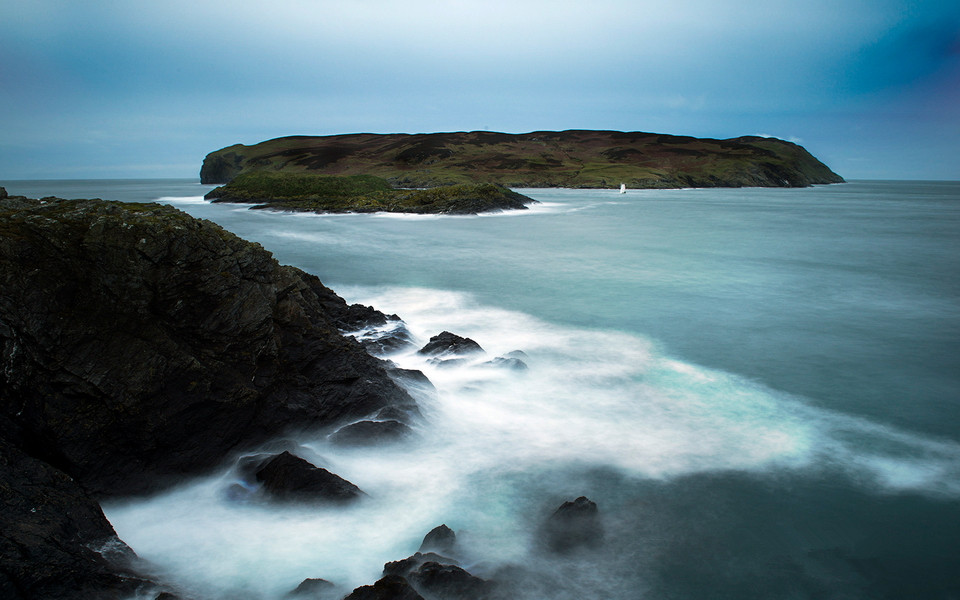
#> input picture KnowledgeMapping/PIL_OpenCV_Exp/opencvCode/45.jpg, 960 x 600 px
$ python '15-仿射变换.py'
#> lines starting #> are read from the running program, lines starting #| are printed output that depends on the picture
import cv2
import numpy as np
from matplotlib import pyplot as plt

img = cv2.imread('45.jpg')
#> img is the input picture: shape (600, 960, 3); mean B, G, R 132.4, 122.1, 94.8
rows, cols, ch = img.shape
#> rows = 600; cols = 960; ch = 3

# 在原图中找三个点  在仿射变换中，原图中所有平行线在结果图像中同样平行
pts1 = np.float32([[50, 50], [200, 50], [50, 200]])
pts2 = np.float32([[10, 100], [200, 50], [100, 250]])
# 行，列，通道数
M = cv2.getAffineTransform(pts1, pts2)
dst = cv2.warpAffine(img, M, (cols, rows))
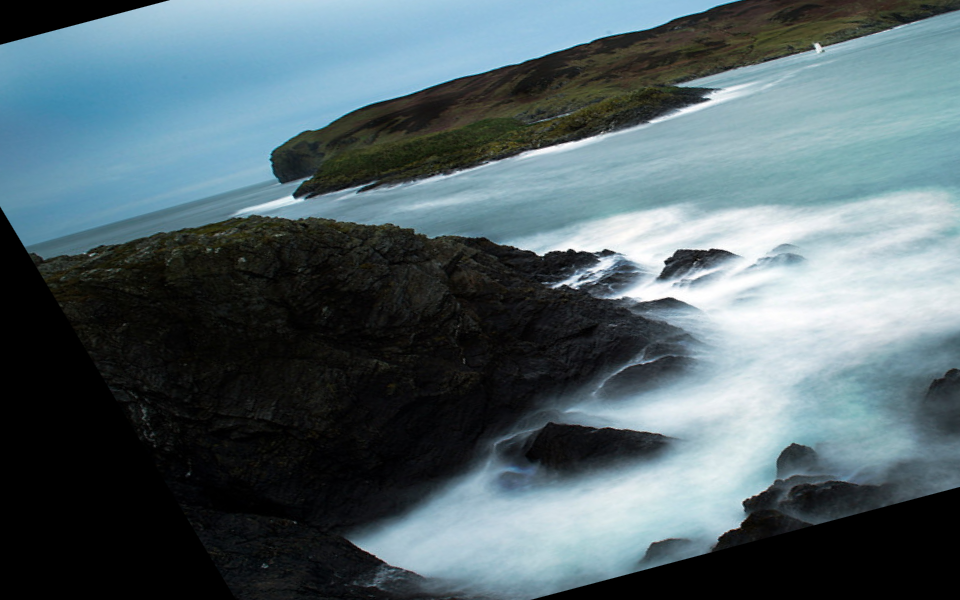
#> dst: shape (600, 960, 3); mean B, G, R 106.9, 100.9, 83.7

cv2.imshow('res', dst)
cv2.waitKey(0)
cv2.destroyAllWindows()

# plt.subplot(121, plt.imshow(img), plt.title('Input'))
# plt.subplot(121, plt.imshow(img), plt.title('output'))
# plt.show()

$ run again, with KnowledgeMapping/PIL_OpenCV_Exp/opencvCode/46.jpg copied over KnowledgeMapping/PIL_OpenCV_Exp/opencvCode/45.jpg
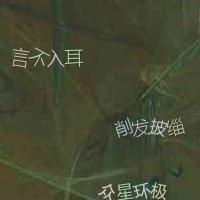
#> input picture KnowledgeMapping/PIL_OpenCV_Exp/opencvCode/46.jpg, 200 x 200 px
#> img is the input picture: shape (200, 200, 3); mean B, G, R 51.1, 73.8, 69.7
#> `dst = cv2.warpAffine(img, M, (cols, rows))`:
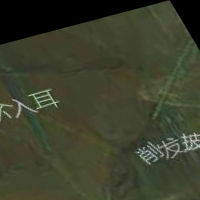
#> dst: shape (200, 200, 3); mean B, G, R 44.2, 63.5, 59.5

$ run again, with KnowledgeMapping/PIL_OpenCV_Exp/opencvCode/47.jpg copied over KnowledgeMapping/PIL_OpenCV_Exp/opencvCode/45.jpg
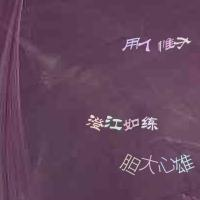
#> input picture KnowledgeMapping/PIL_OpenCV_Exp/opencvCode/47.jpg, 200 x 200 px
#> img is the input picture: shape (200, 200, 3); mean B, G, R 92.5, 69.2, 100.6
#> `dst = cv2.warpAffine(img, M, (cols, rows))`:
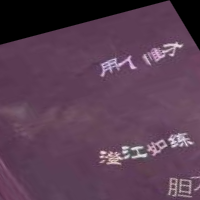
#> dst: shape (200, 200, 3); mean B, G, R 82.5, 62.2, 89.6

$ run again, with KnowledgeMapping/PIL_OpenCV_Exp/opencvCode/48.jpg copied over KnowledgeMapping/PIL_OpenCV_Exp/opencvCode/45.jpg
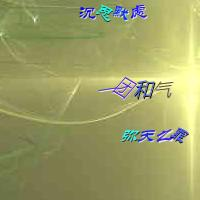
#> input picture KnowledgeMapping/PIL_OpenCV_Exp/opencvCode/48.jpg, 200 x 200 px
#> img is the input picture: shape (200, 200, 3); mean B, G, R 102, 158.6, 156.6
#> `dst = cv2.warpAffine(img, M, (cols, rows))`:
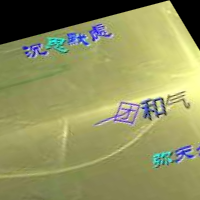
#> dst: shape (200, 200, 3); mean B, G, R 93.7, 144.4, 142.5
